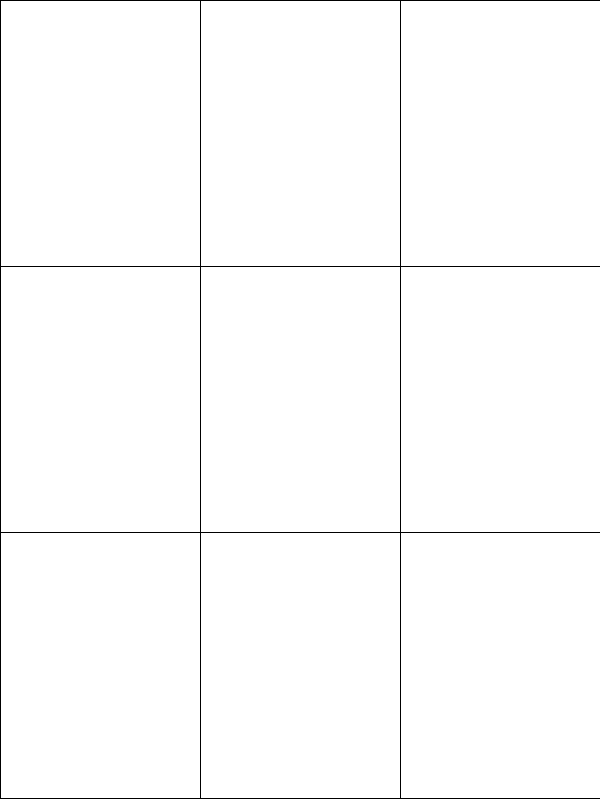
Frame 1 (no input)
Frame 60 (the mouse pressed at the canvas centre just before this capture): identical to frame 1, image omitted
Frame 120 (the mouse held since frame 60 and released just before this capture): identical to frame 1, image omitted

The Processing sketch that drew this single still picture (run headless with seeded random() and noise(); from frame 60 on, the mouse is pressed at the canvas centre):

// Processing sketch: DoneTickTakToe
// ── DoneTickTakToe.pde
// Global variables
 
int board [][] = new int [3][3]; // Game board 3x3 array
int cellWidth, cellHeight;       // Cell size computed from window size
int player = 1;
 
void setup() {
  size (600, 800);
  rectMode(CORNER);
  ellipseMode(CORNER);
  // Divide window in 3 by 3 cells
  cellWidth = width / 3; 
  cellHeight = height / 3;
 
  clearBoard();
}
 
void draw() {
  background(255);
  drawBoard();
  if (boardFilled())
    drawGameOver();
}
 
void drawGameOver() {
  fill(0, 102, 153);
  textSize(width / 7);
  textAlign(CENTER, CENTER);
  text("Game Over!", width / 2, height / 2);
}
 
void mouseClicked() {
  if (boardFilled())
    clearBoard();
  else
    playerMove();
}
 
void clearBoard() {
  for (int row=0; row<3; row++)
    for (int col=0; col<3; col++)
      board[row][col] = 0;
}
 
void drawBoard() {
  for (int row=0; row<3; row++)
    for (int col=0; col<3; col++)
      drawCell(row, col);
}
 
void drawCell(int row, int col) {
 
  noFill();
  stroke(0);
  rect (col * cellWidth, row * cellHeight, cellWidth, cellHeight);
 
  switch (board[row][col]) {
    case 1:
      ellipse(col * cellWidth, row * cellHeight, cellWidth, cellHeight);
    break;
    case 2:
      line(col * cellWidth, row * cellHeight, (col+1) * cellWidth, (row+1) * cellHeight);
      line((col+1) * cellWidth, row * cellHeight, col * cellWidth, (row+1) * cellHeight);
    break;
 
  }
}
 
 
void playerMove() {
  int row = mouseY / cellHeight;
  int col = mouseX / cellWidth;
 
  if (board[row][col] == 0) {
    board[row][col] = player;
    player = oppositePlayer();
  }
}
 
int oppositePlayer() {
  return player = 3 - player;
}
 
boolean boardFilled() {
  for (int row = 0; row < 3; row++) {
    if (!rowFilled(row))
      return false;
  }
  return true;
}
 
boolean rowFilled(int row) {
  for (int col = 0; col < 3; col++) {
    if (board[row][col] == 0) return false;
  }
  return true;  
}
